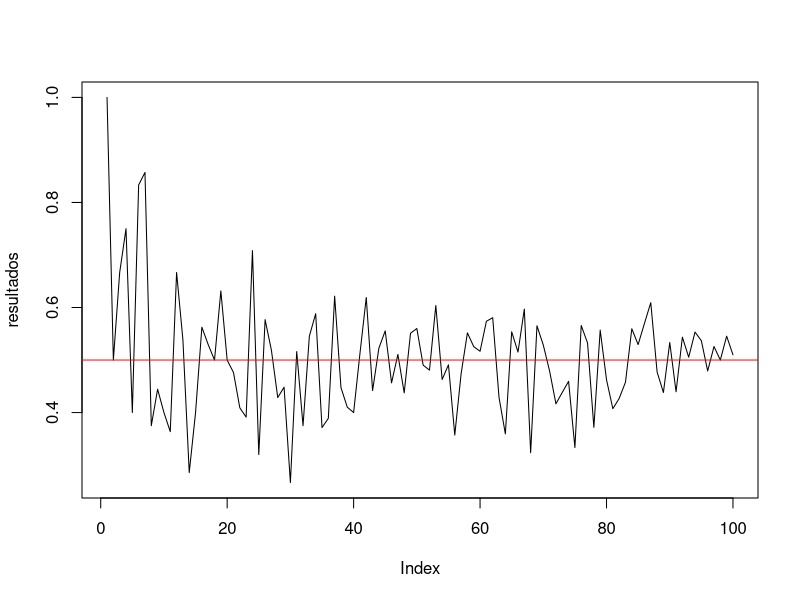
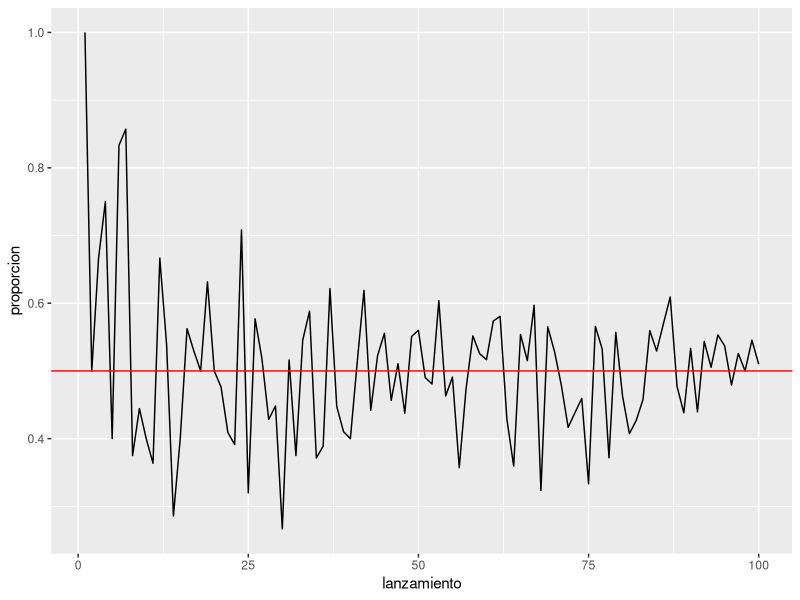
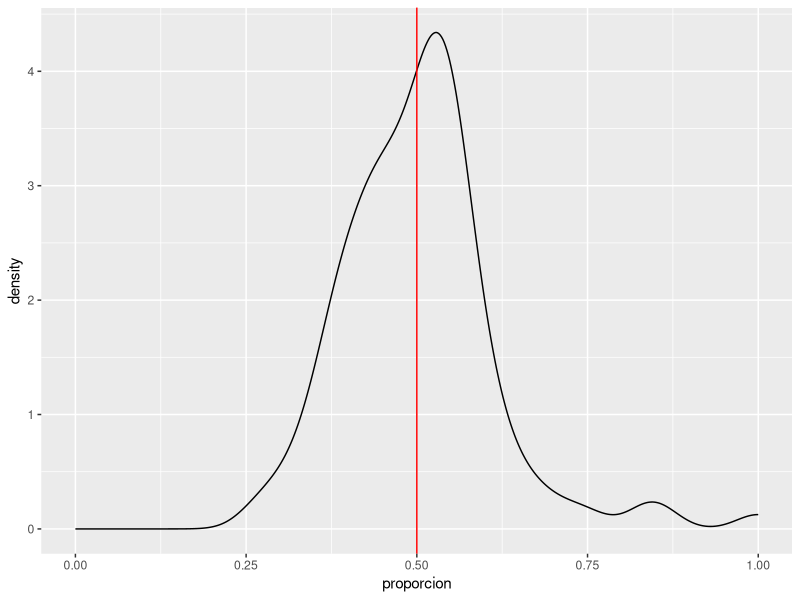
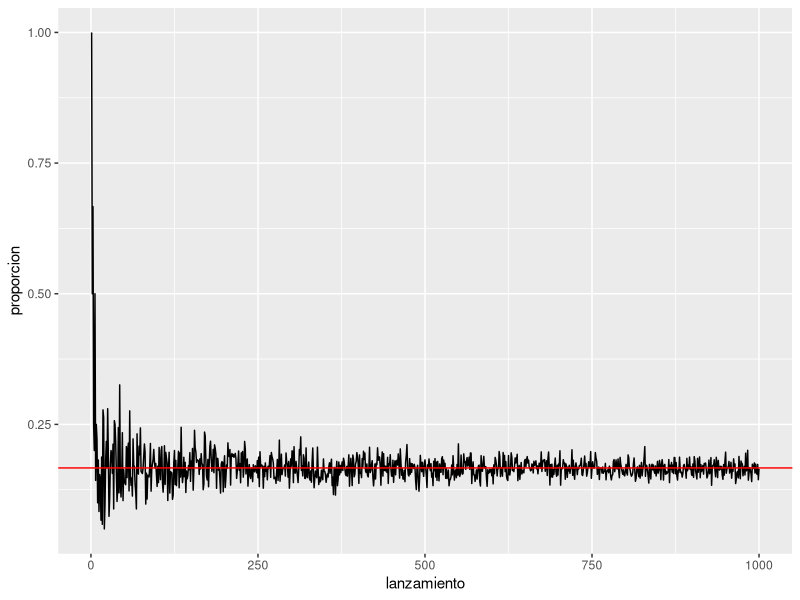
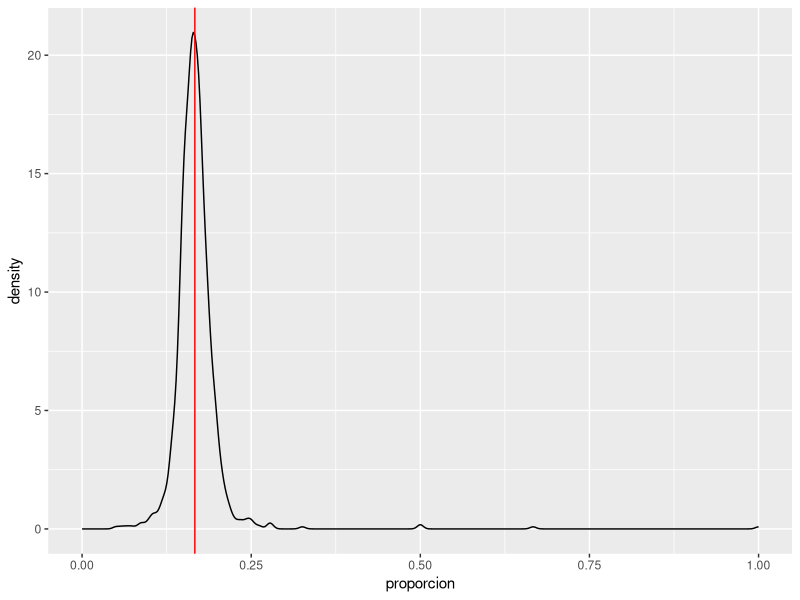

Generate these figures, in order, with R:
moneda<-c("cara","sello")

sample(moneda,1)

set.seed(1995)
#set.seed(NULL)
replicas<-replicate(1000, expr = sample(moneda,1))
prop.table(table(replicas))


resultados <- c()

for (i in 1:100) {
  muestra <- replicate(n = i, expr = sample(moneda,1))
  resultados[i] = prop.table(table(muestra))
}

resultados

plot(resultados, type = "l")
abline(h = 0.5, col = "red")

library(tidyverse)
resultados %>% 
  enframe(name = "lanzamiento", value = "proporcion") %>% 
  ggplot(aes(x = lanzamiento, y = proporcion)) +
  geom_line() +
  geom_hline(yintercept = 0.5, color = "red")

resultados %>% 
  enframe(name = "lanzamiento", value = "proporcion") %>% 
  ggplot(aes(x = proporcion)) +
  geom_density() +
  geom_vline(xintercept = 0.5, color = "red")+
  xlim(0,1)



dado<-c(1,2,3,4,5,6)
sample(dado, 1)
replicasd<-replicate(100000, expr = sample(dado,1))
round(prop.table(table(replicasd)),3)


resultados <- c()

for (i in 1:1000) {
  muestra <- replicate(n = i, expr = sample(dado,1))
  resultados[i] = prop.table(table(muestra))
}

resultados

resultados %>% 
  enframe(name = "lanzamiento", value = "proporcion") %>% 
  ggplot(aes(x = lanzamiento, y = proporcion)) +
  geom_line() +
  geom_hline(yintercept = 1/6, color = "red")

resultados %>% 
  enframe(name = "lanzamiento", value = "proporcion") %>% 
  ggplot(aes(x = proporcion)) +
  geom_density() +
  geom_vline(xintercept = 1/6, color = "red")+
  xlim(0,1)




U<-c(1/3,1/3,1/3)
B<-c(3/5,4/6,0)

PBU<-c()
j<-1
#Theorema de Bayes
funcion<-function(U,B){
  for(i in 1:length(B)){
    P <- U[i]*B[i]/sum(U*B)
    PBU[j]<-P
    j<-j+1
  }
  return(PBU)
}
funcion(U,B)

library(MASS)
fractions(funcion(U,B))
